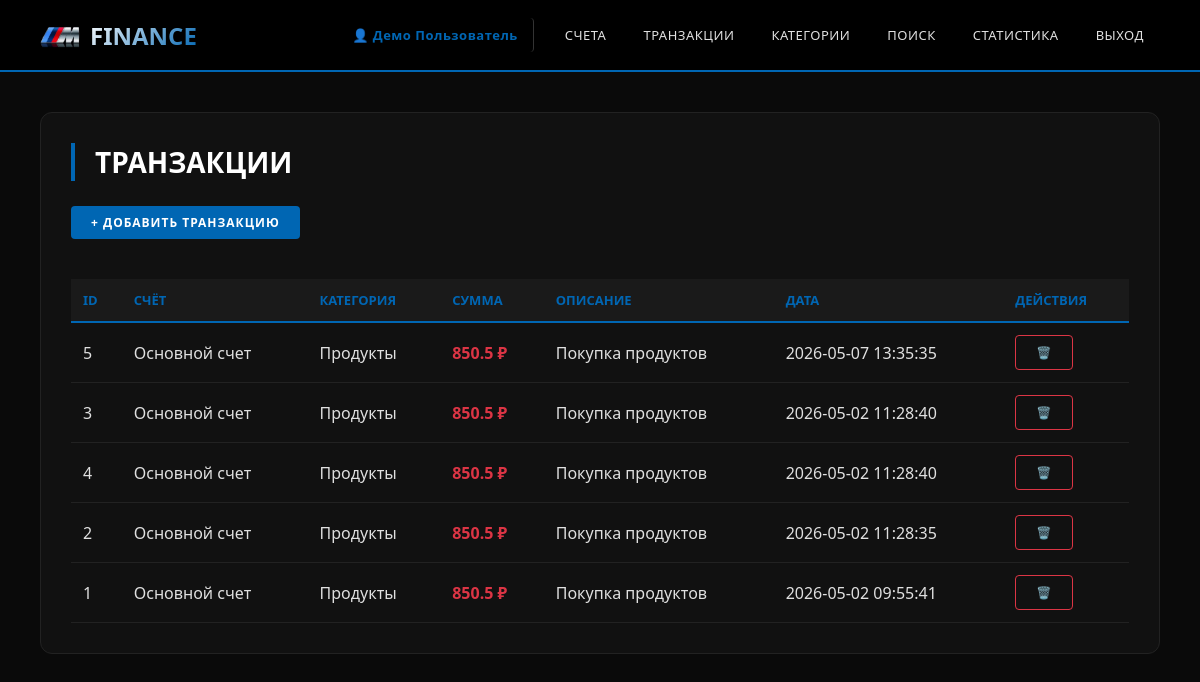
The app's page /web/transactions (signed in) with its own data.
### tables this page shows
CREATE TABLE Users (
    id INTEGER PRIMARY KEY AUTOINCREMENT,
    name VARCHAR(64) NOT NULL,
    email VARCHAR(64) NOT NULL,
    password_hash VARCHAR(255) NOT NULL,
    currency VARCHAR(3) NOT NULL DEFAULT 'RUB',
    created_at DATETIME DEFAULT CURRENT_TIMESTAMP
);

CREATE TABLE "Transaction" (
    id INTEGER PRIMARY KEY AUTOINCREMENT,
    user_id INTEGER NOT NULL REFERENCES Users(id),
    account_id INTEGER NOT NULL REFERENCES Account(id),
    category_id INTEGER NOT NULL REFERENCES Categories(id),
    amount DECIMAL(10, 2) NOT NULL,
    description VARCHAR(256),
    transaction_date DATETIME DEFAULT CURRENT_TIMESTAMP
);

CREATE TABLE Account (
    id INTEGER PRIMARY KEY AUTOINCREMENT,
    user_id INT REFERENCES Users(id) NOT NULL,
    name VARCHAR(64) NOT NULL, -- Название счета
    spend_method VARCHAR(10) NOT NULL DEFAULT 'CARD',  -- Способ траты: CARD, CASH
    balance DECIMAL(10, 2) DEFAULT 0.00
    
);

CREATE TABLE Categories (
    id INTEGER PRIMARY KEY AUTOINCREMENT,
    user_id INT REFERENCES Users(id) NOT NULL,
    name VARCHAR(64) NOT NULL
, type VARCHAR(10) DEFAULT 'expense');

### src/api_db.py (the view)
@app.get("/web/transactions")
async def web_transactions(request: Request):
    current_user = get_current_user_web(request)
    if not current_user:
        return RedirectResponse(url="/web/login", status_code=303)
    transactions = execute_query("""
        SELECT t.*, a.name as account_name, c.name as category_name, c.type as transaction_type
        FROM "Transaction" t
        JOIN Account a ON t.account_id = a.id
        JOIN Categories c ON t.category_id = c.id
        WHERE t.user_id = ?
        ORDER BY t.transaction_date DESC
    """, (current_user['id'],))
    return templates.TemplateResponse("transactions.html", {
        "request": request,
        "transactions": transactions,
        "current_user": current_user
    })

### templates/transactions.html (shortened to what this page needs)
{% extends "base.html" %}
{% block content %}
<div class="card">
    <h1>ТРАНЗАКЦИИ</h1>
    <a href="/web/transactions/create" class="btn btn-primary" style="margin-bottom: 20px;">+ ДОБАВИТЬ ТРАНЗАКЦИЮ</a>
    <table>
        <thead>
            <tr>
                <th>ID</th>
                <th>СЧЁТ</th>
                <th>КАТЕГОРИЯ</th>
                <th>СУММА</th>
                <th>ОПИСАНИЕ</th>
                <th>ДАТА</th>
                <th>ДЕЙСТВИЯ</th>
            </tr>
        </thead>
        <tbody>
            {% for tx in transactions %}
            <tr>
                <td>{{ tx.id }}</td>
                <td>{{ tx.account_name }}</td>
                <td>{{ tx.category_name }}</td>
                <td class="{% if tx.transaction_type == 'expense' %}expense{% else %}income{% endif %}">
                    {{ tx.amount }} ₽
                </td>
                <td>{{ tx.description or '-' }}</td>
                <td>{{ tx.transaction_date[:19] if tx.transaction_date else '-' }}</td>
                <td>
                    <a href="/web/transactions/{{ tx.id }}/delete" class="btn btn-danger"
                        onclick="return confirm('Удалить?')">🗑️</a>
                </td>
            </tr>
            {% endfor %}
        </tbody>
    </table>
</div>
{% endblock %}

### templates/base.html (shortened to what this page needs)
<!DOCTYPE html>
<html lang="ru">
<head>
</head>
<body>
    <div class="navbar">
        <div class="nav-container">
            <a href="/web/accounts" class="logo">
                <img src="/static/favicon.ico" alt="logo" class="logo-icon" style="width: 40px; height: 40px; border-radius: 0;">
                <span class="logo-text">FINANCE</span>
            </a>
            <div class="nav-links">
                {% if current_user %}
                <a href="/web/profile" class="user-name">👤 {{ current_user.name }}</a>
                <a href="/web/accounts">СЧЕТА</a>
                <a href="/web/transactions">ТРАНЗАКЦИИ</a>
                <a href="/web/categories">КАТЕГОРИИ</a>
                <a href="/web/transactions/search">ПОИСК</a>
                <a href="/web/statistics">СТАТИСТИКА</a>
                <a href="/web/logout" class="logout">ВЫХОД</a>
                {% else %}
                <a href="/web/login">ВХОД</a>
                <a href="/web/register">РЕГИСТРАЦИЯ</a>
                {% endif %}
            </div>
        </div>
    </div>
    <div class="container">
        {% block content %}{% endblock %}
    </div>
</body>
</html>

### templates/base.html (style rules this page uses)
* { margin: 0; padding: 0; box-sizing: border-box; }
body { font-family: 'Segoe UI', 'Helvetica Neue', Arial, sans-serif; background: #0a0a0a; color: #ffffff; }
.navbar { background: #000000; border-bottom: 2px solid #0066b3; position: sticky; top: 0; z-index: 1000; }
.nav-container { max-width: 1400px; margin: 0 auto; padding: 0 40px; display: flex; justify-content: space-between; align-items: center; height: 70px; }
.logo { font-size: 24px; font-weight: 700; text-decoration: none; display: flex; align-items: center; gap: 10px; }
.logo-icon { width: 40px; height: 40px; background: #0066b3; border-radius: 50%; display: flex; align-items: center; justify-content: center; font-weight: bold; font-size: 14px; color: white; }
.logo-text { background: linear-gradient(135deg, #ffffff 0%, #0066b3 100%); -webkit-background-clip: text; background-clip: text; color: transparent; font-weight: 700; }
.nav-links { display: flex; gap: 5px; align-items: center; flex-wrap: wrap; }
.nav-links a { text-decoration: none; color: #e0e0e0; padding: 8px 16px; border-radius: 4px; transition: all 0.3s; font-weight: 500; font-size: 13px; letter-spacing: 0.5px; }
.nav-links .user-name { color: #0066b3; font-weight: 600; margin-right: 10px; border-right: 1px solid #333; padding-right: 15px; transition: all 0.3s; text-decoration: none; }
.nav-links .logout { color: #e0e0e0; }
.container { max-width: 1400px; margin: 40px auto; padding: 0 40px; }
.card { background: #111111; border-radius: 12px; padding: 30px; margin-bottom: 30px; border: 1px solid #222; }
.card h1 { font-size: 28px; font-weight: 600; margin-bottom: 25px; border-left: 4px solid #0066b3; padding-left: 20px; }
table { width: 100%; border-collapse: collapse; margin-top: 20px; }
th { background: #1a1a1a; padding: 12px; text-align: left; font-weight: 600; color: #0066b3; border-bottom: 2px solid #0066b3; font-size: 13px; }
td { padding: 12px; border-bottom: 1px solid #222; color: #e0e0e0; }
.btn { display: inline-block; padding: 8px 20px; border-radius: 4px; text-decoration: none; font-weight: 600; transition: all 0.3s; border: none; cursor: pointer; font-size: 12px; letter-spacing: 1px; text-transform: uppercase; }
.btn-primary { background: #0066b3; color: white; }
.btn-danger { background: transparent; color: #dc3545; border: 1px solid #dc3545; }
.expense { color: #dc3545; font-weight: 600; }

### records on screen
Users: name "Демо Пользователь"
Transaction: id "5", account_name "Основной счет", category_name "Продукты", amount "850.5", description "Покупка продуктов", transaction_date "2026-05-07 13:35:35"
Transaction: id "3", account_name "Основной счет", category_name "Продукты", amount "850.5", description "Покупка продуктов", transaction_date "2026-05-02 11:28:40"
Transaction: id "4", account_name "Основной счет", category_name "Продукты", amount "850.5", description "Покупка продуктов", transaction_date "2026-05-02 11:28:40"
Transaction: id "2", account_name "Основной счет", category_name "Продукты", amount "850.5", description "Покупка продуктов", transaction_date "2026-05-02 11:28:35"
Transaction: id "1", account_name "Основной счет", category_name "Продукты", amount "850.5", description "Покупка продуктов", transaction_date "2026-05-02 09:55:41"
